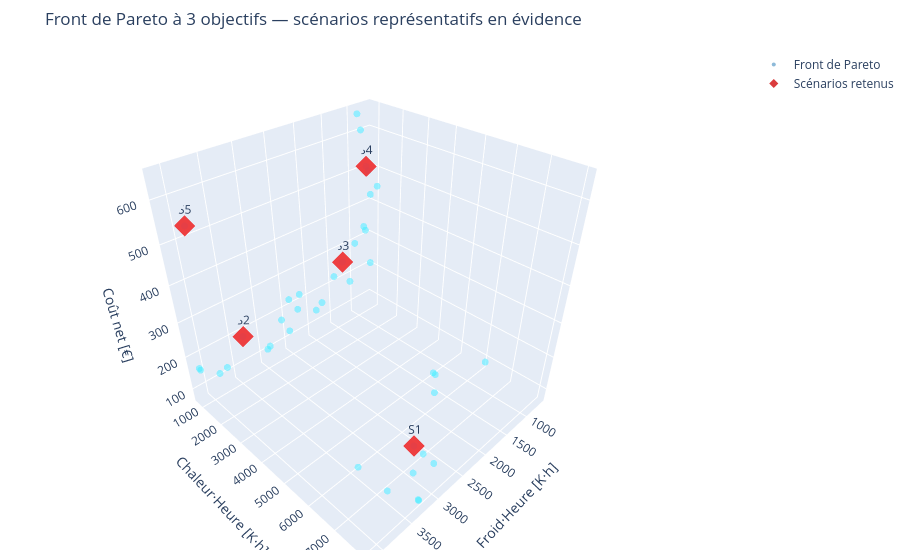

Source (notebook cell):
### Markdown cell above
## 5. Front de Pareto (3D) : degrés-heures froid / chaleur / coût

### Code cell
DH_froid_all, DH_chaleur_all, Cout_all = F[:, 0], F[:, 1], F[:, 2]

fig = go.Figure()
fig.add_trace(go.Scatter3d(
    x=DH_froid_all, y=DH_chaleur_all, z=Cout_all, mode="markers", name="Front de Pareto",
    marker=dict(color="rgba(31,119,180,0.5)", size=4),
))
fig.add_trace(go.Scatter3d(
    x=DH_froid_all[selected_idx], y=DH_chaleur_all[selected_idx], z=Cout_all[selected_idx],
    mode="markers+text", name="Scénarios retenus",
    marker=dict(color="rgba(214,39,40,0.9)", size=7, symbol="diamond"),
    text=[f"S{i + 1}" for i in range(len(selected_idx))],
))
fig.update_layout(
    scene=dict(xaxis_title="Froid·Heure [K·h]", yaxis_title="Chaleur·Heure [K·h]", zaxis_title="Coût net [€]"),
    title="Front de Pareto à 3 objectifs — scénarios représentatifs en évidence",
    height=550, margin=dict(l=0, r=0, t=50, b=0),
)
fig.show()

### Figure 1 — Plotly figure (JSON) as saved in the notebook; plotly's stock layout.template omitted (floating-point values rounded to 4 significant figures)
{"data": [{"marker": {"color": "rgba(31,119,180,0.5)", "size": 4}, "mode": "markers", "name": "Front de Pareto", "type": "scatter3d", "x": [3253.0, 4112.0, 645.4, 907.5, 1832.0, 3899.0, 845.6, 1298.0, 650.1, 791.7, 1496.0, 2007.0, 1811.0, 1006.0, 1151.0, 3462.0, 3041.0, 698.4, 2441.0, 3429.0, 2619.0, 2760.0, 3252.0, 3335.0, 4098.0, 2763.0, 650.1, 2231.0, 3678.0, 739.6, 1832.0, 2290.0, 2764.0, 2484.0, 2939.0, 3815.0, 2895.0, 757.0, 1927.0, 1151.0], "y": [7993.0, 840.3, 1159.0, 809.3, 5909.0, 810.9, 828.8, 849.8, 857.4, 831.0, 849.5, 6285.0, 927.6, 838.9, 6739.0, 6211.0, 7405.0, 850.9, 843.5, 7233.0, 851.8, 7619.0, 7975.0, 838.7, 840.3, 6910.0, 857.4, 844.3, 850.4, 838.5, 5989.0, 856.5, 7249.0, 858.2, 866.9, 848.6, 885.7, 836.5, 890.3, 876.0], "z": [78.69, 167.2, 454.5, 646.9, 170.7, 530.8, 605.1, 259.7, 423.6, 335.9, 227.9, 147.5, 170.8, 297.8, 175.6, 89.18, 92.66, 492.5, 228.8, 80.05, 179.5, 97.95, 79.9, 191.0, 160.4, 107.7, 211.9, 227.8, 126.3, 506.5, 169.4, 185.8, 104.1, 132.0, 113.3, 120.8, 120.7, 322.5, 153.7, 187.0]}, {"marker": {"color": "rgba(214,39,40,0.9)", "size": 7, "symbol": "diamond"}, "mode": "markers+text", "name": "Scénarios retenus", "text": ["S1", "S2", "S3", "S4", "S5"], "type": "scatter3d", "x": [2763.0, 3335.0, 1298.0, 739.6, 3899.0], "y": [6910.0, 838.7, 849.8, 838.5, 810.9], "z": [107.7, 191.0, 259.7, 506.5, 530.8]}], "layout": {"height": 550, "margin": {"b": 0, "l": 0, "r": 0, "t": 50}, "scene": {"xaxis": {"title": {"text": "Froid·Heure [K·h]"}}, "yaxis": {"title": {"text": "Chaleur·Heure [K·h]"}}, "zaxis": {"title": {"text": "Coût net [€]"}}}, "title": {"text": "Front de Pareto à 3 objectifs — scénarios représentatifs en évidence"}}}
